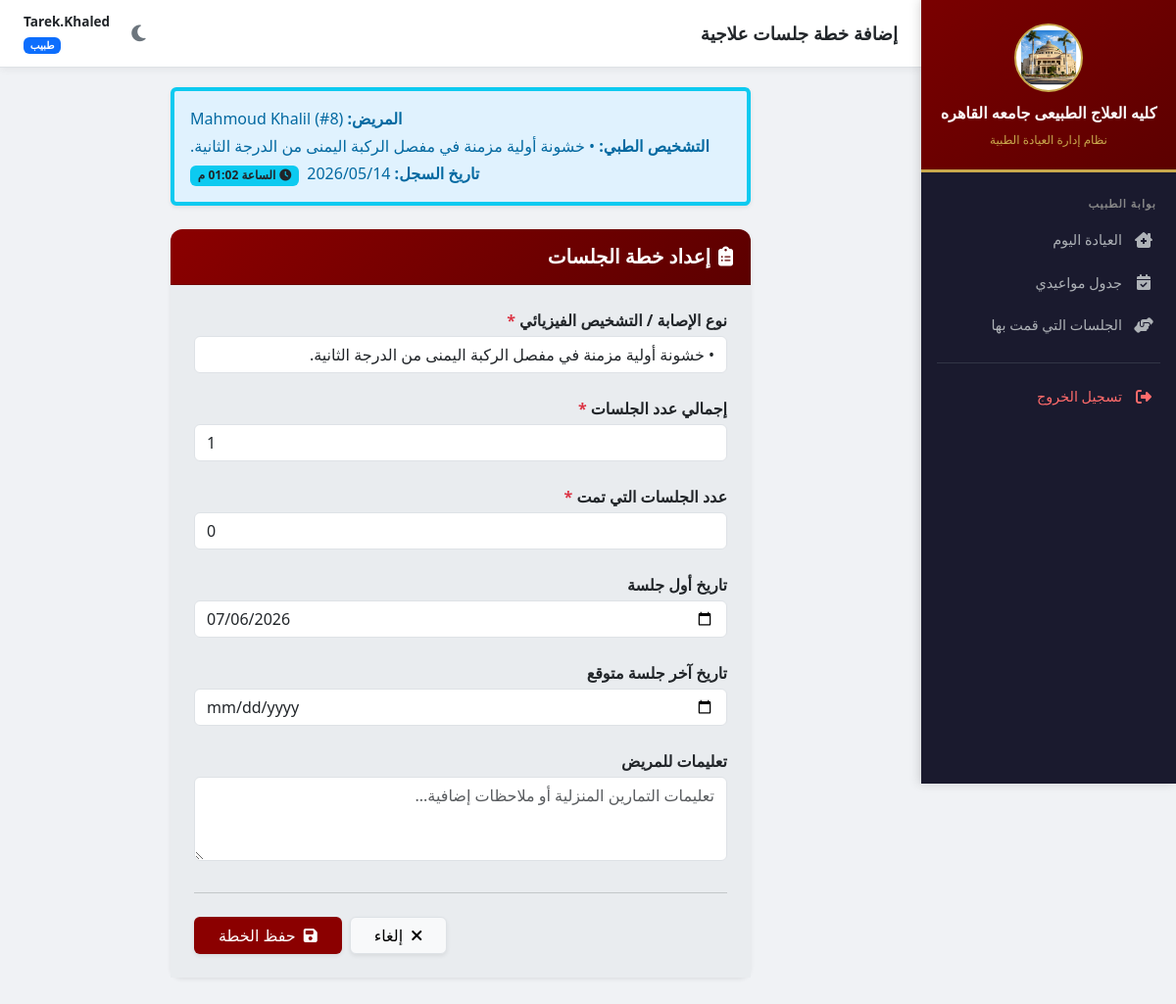
Page /record/9/add-prescription/ (signed in) on the committed database.
### clinic/models.py (models this page shows, shortened)
class MedicalRecord(models.Model):
    patient = models.ForeignKey(Patient, on_delete=models.CASCADE, related_name='medical_records', verbose_name="المريض")
    doctor = models.ForeignKey(Doctor, on_delete=models.CASCADE, verbose_name="الدكتور")
    appointment = models.OneToOneField(Appointment, on_delete=models.SET_NULL, null=True, blank=True, related_name='medical_record', verbose_name="الموعد")
    visit_date = models.DateField(verbose_name="تاريخ الزيارة")
    diagnosis = models.TextField(verbose_name="التشخيص")
    symptoms = models.TextField(blank=True, verbose_name="الأعراض")
    notes = models.TextField(blank=True, verbose_name="ملاحظات الطبيب")
    created_at = models.DateTimeField(auto_now_add=True)
    updated_at = models.DateTimeField(auto_now=True)
    class Meta:
        verbose_name = "سجل طبي"
        verbose_name_plural = "السجلات الطبية"
        ordering = ['-visit_date']

class Patient(models.Model):
    GENDER_CHOICES = [('M', 'ذكر'), ('F', 'أنثى')]
    patient_number = models.AutoField(primary_key=True, verbose_name="رقم المريض")
    name = models.CharField(max_length=150, verbose_name="الاسم")
    gender = models.CharField(max_length=1, choices=GENDER_CHOICES, verbose_name="الجنس")
    birth_date = models.DateField(verbose_name="تاريخ الميلاد")
    phone = models.CharField(max_length=20, blank=True, verbose_name="رقم الهاتف")
    address = models.TextField(blank=True, verbose_name="العنوان")
    national_id = models.CharField(max_length=14, unique=True, verbose_name="الرقم القومي", null=True, blank=True)
    created_at = models.DateTimeField(auto_now_add=True)
    updated_at = models.DateTimeField(auto_now=True)
    class Meta:
        verbose_name = "مريض"
        verbose_name_plural = "المرضى"

### clinic/views.py (the view)
# urls.py: path('record/<int:record_pk>/add-prescription/', views.doctor_add_prescription, name='doctor_add_prescription'),
@login_required
def doctor_add_prescription(request, record_pk):
    doctor, redir = _get_doctor_or_redirect(request)
    if redir:
        return redir
    record = get_object_or_404(MedicalRecord, pk=record_pk, appointment__specialty=doctor.specialty)
    if request.method == 'POST':
        form = PrescriptionForm(request.POST)
        if form.is_valid():
            prescription = form.save(commit=False)
            prescription.medical_record = record
            prescription.doctor = doctor
            prescription.save()
            messages.success(request, 'تم إضافة خطة الجلسات بنجاح')
            return redirect('doctor_patient_detail', pk=record.patient.pk)
    else:
        form = PrescriptionForm(initial={'injury_type': record.diagnosis, 'first_session_date': date.today()})
    return render(request, 'doctor/add_prescription.html', {'form': form, 'record': record})

### clinic/templatetags/auth_extras.py (called while the page is built)
@register.filter
def has_group(user, group_name):
    return user.groups.filter(name=group_name).exists()

### clinic/views.py (called while the page is built)
def is_admin(user):
    return user.is_superuser or user.is_staff

def _get_doctor_or_redirect(request):
    if is_admin(request.user):
        return None, redirect('admin_dashboard')
    try:
        return request.user.doctor, None
    except Doctor.DoesNotExist:
        messages.error(request, 'حسابك غير مرتبط بطبيب. تواصل مع الإدارة.')
        return None, redirect('login')

### templates/doctor/add_prescription.html (shortened to what this page needs)
{% extends 'base.html' %}
{% block page_title %}إضافة خطة جلسات علاجية{% endblock %}
{% block content %}
<div class="row justify-content-center mb-5">
  <div class="col-lg-8">
    <div class="alert alert-info border-start border-4 border-info shadow-sm mb-4" style="background-color: #e0f2fe; color: #0369a1;">
      <div class="d-flex flex-column gap-1 text-center text-md-end">
        <div><strong>المريض:</strong> {{ record.patient.name }} (#{{ record.patient.patient_number }})</div>
        <div><strong>التشخيص الطبي:</strong> {{ record.diagnosis }}</div>
        <div>
          <strong>تاريخ السجل:</strong> {{ record.visit_date|date:"Y/m/d" }}
          <span class="badge bg-info text-body ms-1"><i class="fas fa-clock me-1"></i>الساعة {{ record.created_at|time:"h:i A" }}</span>
        </div>
      </div>
    </div>
    <div class="card shadow-sm border-0">
      <div class="card-header text-white d-flex align-items-center py-3" style="background: linear-gradient(135deg, #8B0000, #5c0000);">
        <i class="fas fa-clipboard-list fa-lg me-2"></i>
        <h6 class="mb-0 fw-bold fs-5">إعداد خطة الجلسات</h6>
      </div>
      <div class="card-body p-4 bg-body-secondary">
        <form method="post">
          <div class="row g-3">
            {% for field in form %}
            <div class="col-12 mb-2">
              <label class="form-label fw-bold text-body mb-1">
                {{ field.label }}
                {% if field.field.required %}<span class="text-danger">*</span>{% endif %}
              </label>
              {{ field }}
            </div>
            {% endfor %}
          </div>
          <hr class="my-4 text-muted">
          <div class="d-flex gap-2 justify-content-end">
            <a href="{% url 'doctor_patient_detail' record.patient.pk %}" class="btn btn-light border px-4 shadow-sm">
              <i class="fas fa-times me-2"></i>إلغاء
            </a>
            <button type="submit" class="btn px-4 shadow-sm" style="background:#8B0000; color:white;">
              <i class="fas fa-save me-2"></i>حفظ الخطة
            </button>
          </div>
        </form>
      </div>
    </div>
  </div>
</div>
{% endblock %}

### templates/base.html (shortened to what this page needs)
<!DOCTYPE html>
<html lang="ar" dir="rtl">
<head>
<link href="https://cdn.jsdelivr.net/npm/bootstrap@5.3.0/dist/css/bootstrap.rtl.min.css" rel="stylesheet">
<link href="https://cdnjs.cloudflare.com/ajax/libs/font-awesome/6.4.0/css/all.min.css" rel="stylesheet">
</head>
<body>
{% load auth_extras %}
{% if user.is_authenticated %}
<div class="sidebar" id="sidebar">
  <div class="sidebar-header">
    <div class="logo-container"><img src="/media/2.png" alt="لوجو جامعة القاهرة"></div>
    <h6>كليه العلاج الطبيعى جامعه القاهره</h6>
    <small>نظام إدارة العيادة الطبية</small>
  </div>
  <div class="sidebar-nav-container">
    {% if user.is_staff or user.is_superuser %}
    <div class="nav-section">لوحة تحكم الإدارة</div>
    <a href="{% url 'admin_dashboard' %}" class="nav-link-side {% if request.resolver_match.url_name == 'admin_dashboard' %}active{% endif %}" onclick="closeSidebar()"><i class="fas fa-chart-pie"></i> نظرة عامة</a>
    <a href="{% url 'admin_patients' %}" class="nav-link-side {% if 'patient' in request.resolver_match.url_name and 'secretary' not in request.resolver_match.url_name %}active{% endif %}" onclick="closeSidebar()"><i class="fas fa-users"></i> سجل المرضى</a>
    <a href="{% url 'admin_appointments' %}" class="nav-link-side {% if request.resolver_match.url_name == 'admin_appointments' %}active{% endif %}" onclick="closeSidebar()"><i class="fas fa-calendar-alt"></i> إدارة المواعيد</a>
    <a href="{% url 'admin_doctors' %}" class="nav-link-side {% if request.resolver_match.url_name == 'admin_doctors' %}active{% endif %}" onclick="closeSidebar()"><i class="fas fa-user-md"></i> الطاقم الطبي</a>
    <a href="{% url 'admin_secretaries' %}" class="nav-link-side {% if 'admin_secreta' in request.resolver_match.url_name %}active{% endif %}" onclick="closeSidebar()"><i class="fas fa-headset"></i> طاقم السكرتاريا</a>
    <a href="{% url 'admin_records' %}" class="nav-link-side {% if request.resolver_match.url_name == 'admin_records' %}active{% endif %}" onclick="closeSidebar()"><i class="fas fa-notes-medical"></i> الأرشيف الطبي</a>
    <div class="nav-section" style="margin-top:8px;">السكرتاريا</div>
    <a href="{% url 'secretary_dashboard' %}" class="nav-link-side {% if request.resolver_match.url_name == 'secretary_dashboard' %}active{% endif %}" onclick="closeSidebar()"><i class="fas fa-desktop"></i> لوحة السكرتيرة</a>
    {% else %}
    <div class="nav-section">بوابة الطبيب</div>
    <a href="{% url 'doctor_dashboard' %}" class="nav-link-side {% if request.resolver_match.url_name == 'doctor_dashboard' %}active{% endif %}" onclick="closeSidebar()"><i class="fas fa-clinic-medical"></i> العيادة اليوم</a>
    <a href="{% url 'doctor_appointments' %}" class="nav-link-side {% if request.resolver_match.url_name == 'doctor_appointments' %}active{% endif %}" onclick="closeSidebar()"><i class="fas fa-calendar-check"></i> جدول مواعيدي</a>
    <a href="{% url 'doctor_sessions_history' %}" class="nav-link-side " onclick="closeSidebar()"><i class="fas fa-hands-helping"></i> الجلسات التي قمت بها</a>
    {% endif %}
    <div class="mt-3 border-top border-secondary pt-2" style="opacity:.3; margin: 0 16px;"></div>
    <a href="{% url 'logout' %}" class="nav-link-side mt-1" style="color:#ff6b6b;" onclick="closeSidebar()"><i class="fas fa-sign-out-alt"></i> تسجيل الخروج</a>
  </div>
</div>
<div class="main-content">
  <div class="topbar">
    <div class="d-flex align-items-center gap-2">
      <h5>{% block page_title %}{% endblock %}</h5>
    </div>
    <div class="d-flex align-items-center gap-3">
      <button class="theme-toggle" onclick="toggleTheme()" title="تبديل الوضع" aria-label="تبديل الوضع الليلي">
        <i class="fas fa-moon" id="themeIcon"></i>
      </button>
      <div class="text-end d-none d-sm-block">
        <div class="fw-bold" style="font-size:.85rem;">{{ user.get_full_name|default:user.username }}</div>
        {% if user.is_staff %}<span class="badge bg-danger" style="font-size:.65rem;">مسؤول النظام</span>
        {% elif user|has_group:"secretary" %}<span class="badge bg-success" style="font-size:.65rem;">سكرتيرة</span>
        {% else %}<span class="badge bg-primary" style="font-size:.65rem;">طبيب</span>{% endif %}
      </div>
    </div>
  </div>
  <div class="content-area">
    {% block content %}{% endblock %}
  </div>
</div>
{% else %}
{% block full_content %}{% endblock %}
{% endif %}
</body>
</html>

### templates/base.html (style rules this page uses)
:root { --cu-red: #8B0000; --cu-gold: #C9A84C; --cu-dark: #1a1a2e; --cu-gray: #f0f2f5; --sidebar-w: 260px; --bg-body: #f0f2f5; --bg-card: #ffffff; --bg-card-alt: #f8f9fa; --text-main: #212529; --text-muted: #6c757d; --border-color: #dee2e6; --topbar-bg: #ffffff; --table-hover: rgba(0,0,0,0.02); --shadow: 0 2px 8px rgba(0,0,0,0.06); }
body { font-family: 'Segoe UI', Tahoma, sans-serif; background: var(--bg-body); color: var(--text-main); transition: background .3s, color .3s; }
.sidebar { width: var(--sidebar-w); min-height: 100vh; background: var(--cu-dark); position: fixed; right: 0; top: 0; z-index: 1050; display: flex; flex-direction: column; box-shadow: -2px 0 10px rgba(0,0,0,0.15); transition: transform .3s ease; }
.sidebar-header { background: linear-gradient(145deg, #7a0000, #5c0000); padding: 24px 16px 20px; text-align: center; border-bottom: 3px solid var(--cu-gold); }
.sidebar-header .logo-container { width: 70px; height: 70px; margin: 0 auto 12px; background: white; border-radius: 50%; border: 2px solid var(--cu-gold); overflow: hidden; display: flex; align-items: center; justify-content: center; }
.sidebar-header .logo-container img { width: 100%; height: 100%; object-fit: cover; }
.sidebar-header h6 { color: #fff; margin: 0 0 4px; font-size: 1rem; font-weight: 700; }
.sidebar-header small { color: var(--cu-gold); font-size: .75rem; }
.sidebar-nav-container { flex-grow: 1; padding: 12px 0; overflow-y: auto; }
.nav-section { padding: 12px 20px 6px; color: #888; font-size: .7rem; font-weight: 600; text-transform: uppercase; letter-spacing: 1px; }
.nav-link-side { display: flex; align-items: center; gap: 12px; padding: 11px 20px; color: #aeb2b7; text-decoration: none; transition: all .2s; border-right: 3px solid transparent; font-size: .9rem; }
.nav-link-side i { width: 20px; text-align: center; font-size: 1rem; }
.main-content { margin-right: var(--sidebar-w); min-height: 100vh; transition: margin .3s; }
.topbar { background: var(--topbar-bg); padding: 12px 24px; display: flex; align-items: center; justify-content: space-between; box-shadow: var(--shadow); position: sticky; top: 0; z-index: 99; border-bottom: 1px solid var(--border-color); }
.topbar h5 { margin: 0; color: var(--text-main); font-weight: 700; font-size: 1.15rem; }
.content-area { padding: 20px; }
.card { border: 1px solid var(--border-color); border-radius: 12px; box-shadow: var(--shadow); background: var(--bg-card); color: var(--text-main); }
.card-header { background: var(--cu-red); color: white; border-radius: 12px 12px 0 0 !important; padding: 14px 18px; font-weight: 600; }
.card-body { background: var(--bg-card); color: var(--text-main); }
.form-control, .form-select { background: var(--bg-card); color: var(--text-main); border-color: var(--border-color); }
.alert { color: var(--text-main); }
.theme-toggle { background: none; border: none; color: var(--text-muted); font-size: 1.2rem; cursor: pointer; padding: 6px; border-radius: 8px; }

### rows in the picture
MedicalRecord: patient.name "Mahmoud Khalil", patient.patient_number "8", diagnosis "• خشونة أولية مزمنة في مفصل الركبة اليمنى من الدرجة الثانية.", created_at "01:02 م"

### other values in the picture
{{ user.get_full_name|default:user.username }} "Tarek.Khaled"
{{ field.label }} "نوع الإصابة / التشخيص الفيزيائي" "إجمالي عدد الجلسات" "عدد الجلسات التي تمت" "تاريخ أول جلسة" "تاريخ آخر جلسة متوقع" "تعليمات للمريض"
